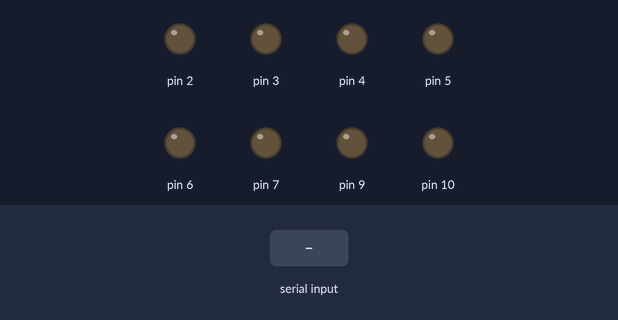
Bench run of a sketch on a simulated Arduino Uno, built with avr-gcc and run on an emulated ATmega328P. Shown: output pins drawn as LEDs (lit = HIGH). The inputs (shaded band) are chosen by the test bench.

Above: at 1.2 s.
1.3 s: "f" received over Serial
At 1.9 s:
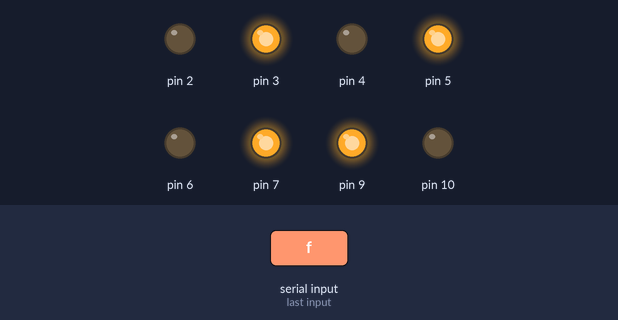
2.8 s: "b" received over Serial
At 4.0 s:
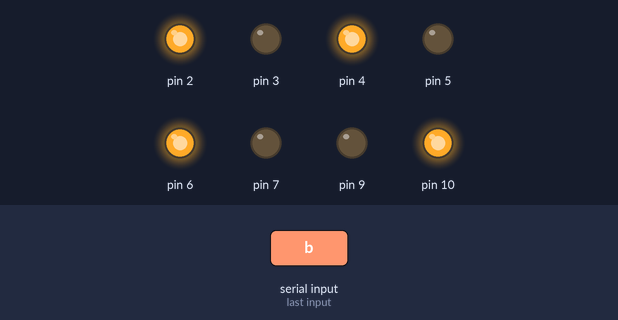
4.3 s: "r" received over Serial
At 5.4 s:
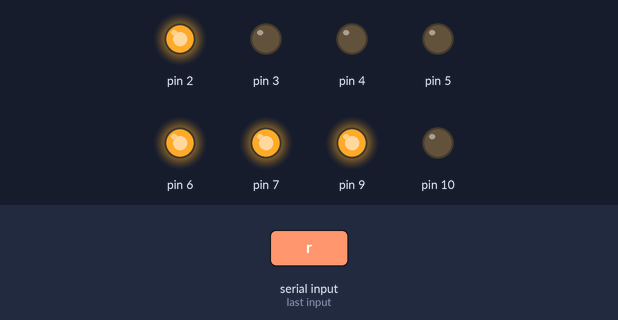
5.8 s: "l" received over Serial
At 6.5 s:
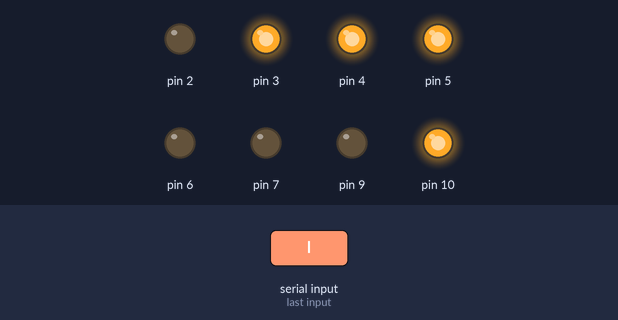
7.3 s: "s" received over Serial
At 7.6 s:
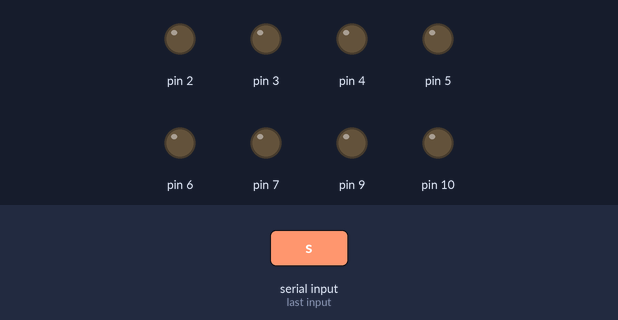
Timing chart, 0 to 9.8 s (numbered marks = the images above; inputs shaded):
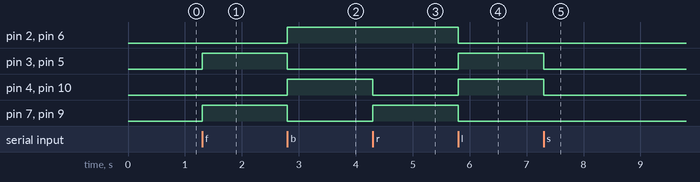

Measured:
- after the input at 1.3 s, pin 3, pin 5, pin 7, pin 9: LOW → HIGH at once
- after the input at 2.8 s, pin 2, pin 4, pin 6, pin 10: LOW → HIGH at once; pin 3, pin 5, pin 7, pin 9: HIGH → LOW at once
- after the input at 4.3 s, pin 4, pin 10: HIGH → LOW at once; pin 7, pin 9: LOW → HIGH at once
- after the input at 5.8 s, pin 2, pin 6, pin 7, pin 9: HIGH → LOW at once; pin 3–5, pin 10: LOW → HIGH at once
- after the input at 7.3 s, pin 3–5, pin 10: HIGH → LOW at once

The sketch:

car.ino
```cpp
void setup()
{
  pinMode(5, OUTPUT);
  pinMode(6, OUTPUT);
  pinMode(9, OUTPUT);
  pinMode(10, OUTPUT);
  pinMode(2, OUTPUT);
  pinMode(3, OUTPUT);
  pinMode(4, OUTPUT);
  pinMode(7, OUTPUT);
  Serial.begin(9600);
}
int a=0;

void forward()
{
  digitalWrite(7, HIGH);
  digitalWrite(2, LOW);
  digitalWrite(3, HIGH);
  digitalWrite(4, LOW);
  digitalWrite(5,HIGH);
  digitalWrite(6,LOW);
  digitalWrite(9,HIGH);
  digitalWrite(10,LOW);

}

void backward()
{
  digitalWrite(7, LOW);
  digitalWrite(2, HIGH);
  digitalWrite(3, LOW);
  digitalWrite(4, HIGH);
  digitalWrite(6,HIGH);
  digitalWrite(5,LOW);
  digitalWrite(10,HIGH);
  digitalWrite(9,LOW);

}

void left()
{
  digitalWrite(7, LOW);
  digitalWrite(2, LOW);
  digitalWrite(3, HIGH);
  digitalWrite(4, HIGH);
  digitalWrite(5,HIGH);
  digitalWrite(6,LOW);
  digitalWrite(10,HIGH);
  digitalWrite(9,LOW);

}

void right()
{
  digitalWrite(7, HIGH);
  digitalWrite(2, HIGH);
  digitalWrite(3, LOW);
  digitalWrite(4, LOW);
  digitalWrite(6,HIGH);
  digitalWrite(5,LOW);
  digitalWrite(9,HIGH);
  digitalWrite(10,LOW);

}

void stop()
{
  digitalWrite(7, LOW);
  digitalWrite(2, LOW);
  digitalWrite(3, LOW);
  digitalWrite(4, LOW);
  digitalWrite(5,LOW);
  digitalWrite(6,LOW);
  digitalWrite(9,LOW);
  digitalWrite(10,LOW);

}

void loop()
{
  if(Serial.available()>0)
    {
      a=Serial.read();
        switch(a)
        {
          case 'f':
              forward();
              break;
            case 'b':
              backward();
              break;
            case 'r':
              right();
              break;
            case 'l':
              left();
              break;
            case 's':
              stop();
              break;
            default:
              break;
        }
    }
}
```
